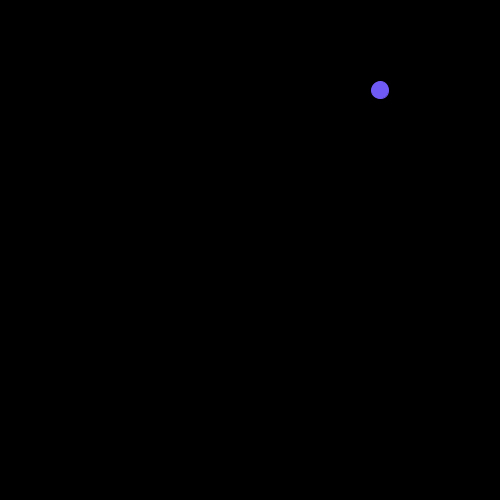
Frame 1 (no input)
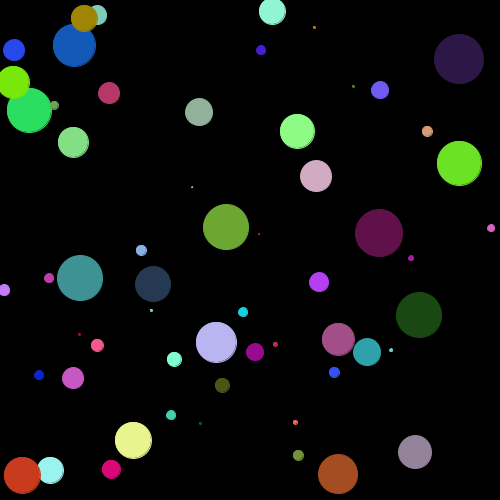
Frame 60 (the mouse pressed at the canvas centre just before this capture)
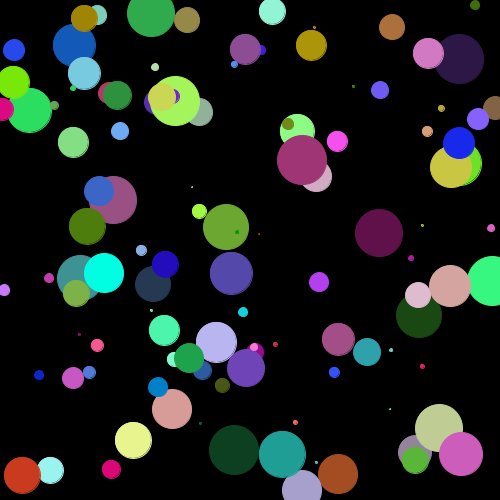
Frame 120 (the mouse held since frame 60 and released just before this capture)

The Processing sketch that drew these frames (run headless with seeded random() and noise(); from frame 60 on, the mouse is pressed at the canvas centre):

// Processing sketch: color
// ── color.pde
/*
color.pde

author: christopher romo
created: 10/08/2024
*/

import java.util.Random;
Random rand = new Random();

void setup() {
  size(500,500);
  surface.setLocation(100, 100);
  background(0);
} // setup

void draw() {
  // save random numbers into variables
  int posX = rand.nextInt(500);
  int posY = rand.nextInt(500);
  
  int size = rand.nextInt(50);
  
  int red = rand.nextInt(255);
  int green = rand.nextInt(255);
  int blue = rand.nextInt(255);
  
  // use variables to draw circles
  stroke(red,green,blue);
  fill(red,green,blue);
  ellipse(posX,posY,size,size);  
} // draw

void mousePressed() {
  // resets the background.
  
  background(0);
} // mousePressed
